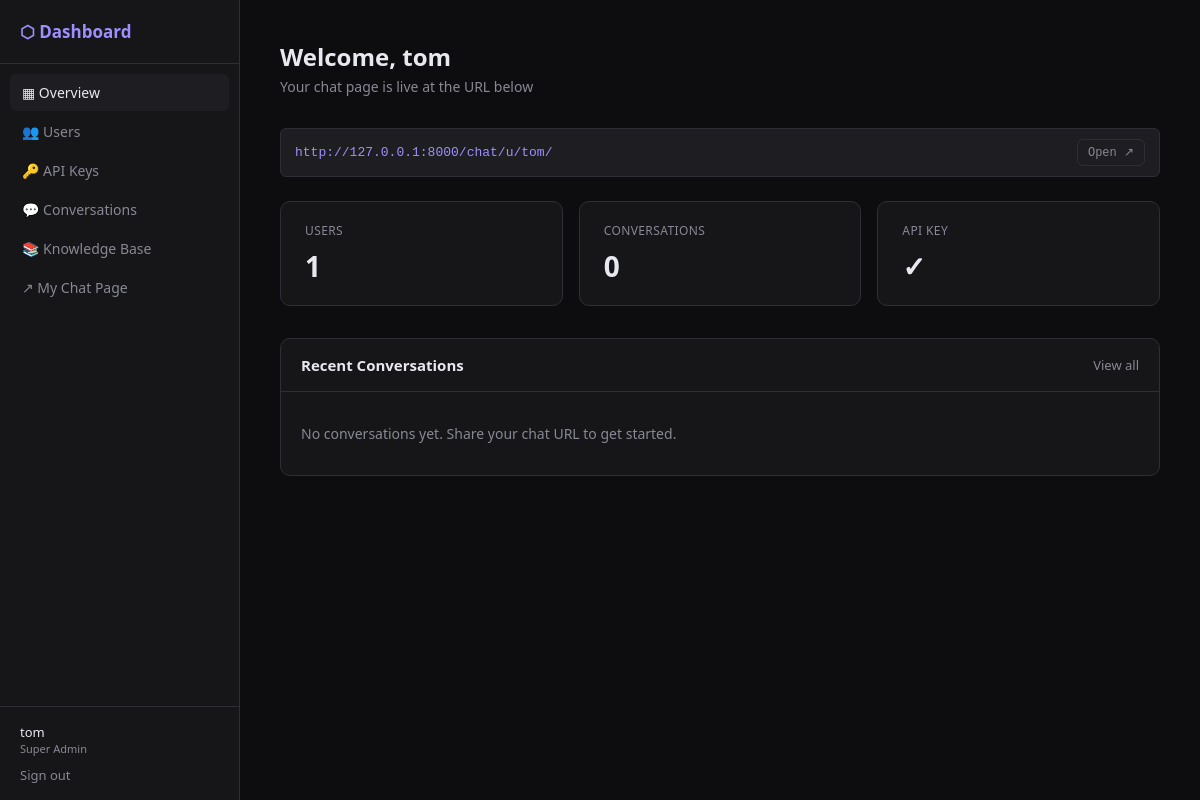
Page /dashboard/ (signed in) on the committed database.
### accounts/models.py (models this page shows, shortened)
class User(AbstractUser):
    class Tier(models.TextChoices):
        A = 'A', 'Super Admin'
        B = 'B', 'Provider'
        C = 'C', 'End User'
    tier   = models.CharField(max_length=1, choices=Tier.choices, default=Tier.C)
    parent = models.ForeignKey(
        'self', null=True, blank=True,
        on_delete=models.SET_NULL,
        related_name='children',
    )
    slug = models.SlugField(unique=True, blank=True)

### dashboard/views.py (the view)
# urls.py: path('', views.DashboardHomeView.as_view(), name='dashboard_home'),
class DashboardHomeView(BtierRequiredMixin, View):
    def get(self, request):
        user = request.user
        c_users = User.objects.filter(parent=user)
        conversations = Conversation.objects.filter(provider=user).order_by('-updated_at')[:5]
        api_configs = APIConfiguration.objects.filter(owner=user)
        return render(request, 'dashboard/home.html', {
            'c_users': c_users,
            'c_user_count': c_users.count(),
            'recent_conversations': conversations,
            'conv_count': Conversation.objects.filter(provider=user).count(),
            'api_configs': api_configs,
            'has_default_key': api_configs.filter(is_default=True, is_active=True).exists(),
        })

### dashboard/views.py (called while the page is built)
    def dispatch(self, request, *args, **kwargs):
        if not request.user.is_authenticated:
            return self.handle_no_permission()
        if request.user.tier not in [User.Tier.A, User.Tier.B]:
            return redirect('chat_home')
        return super().dispatch(request, *args, **kwargs)

### templates/dashboard/home.html (shortened to what this page needs)
{% extends "dashboard/base.html" %}
{% block dashboard_content %}
<div class="d-header">
  <h1>Welcome, {{ request.user.username }}</h1>
  <p>Your chat page is live at the URL below</p>
</div>
<div class="chat-url">
  <span>http://127.0.0.1:8000/chat/u/{{ request.user.slug }}/</span>
  <a href="/chat/u/{{ request.user.slug }}/" target="_blank" class="btn btn-ghost" style="font-size:12px;padding:5px 10px">Open ↗</a>
</div>
<div class="stats">
  <div class="stat-card">
    <div class="stat-label">Users</div>
    <div class="stat-value">{{ c_user_count }}</div>
  </div>
  <div class="stat-card">
    <div class="stat-label">Conversations</div>
    <div class="stat-value">{{ conv_count }}</div>
  </div>
  <div class="stat-card {% if not has_default_key %}warn{% endif %}">
    <div class="stat-label">API Key</div>
    <div class="stat-value">{% if has_default_key %}✓{% else %}✗{% endif %}</div>
  </div>
</div>
<div class="section">
  <div class="section-header">
    <h2>Recent Conversations</h2>
    <a href="{% url 'dashboard_conversations' %}" style="font-size:13px;color:var(--text-muted)">View all</a>
  </div>
  <div class="section-body">
    {% for conv in recent_conversations %}
    <a href="{% url 'dashboard_conversation_detail' conv.pk %}" style="text-decoration:none;color:inherit">
      <div class="row">
        <div>
          <div class="row-title">{{ conv.title }}</div>
          <div class="row-meta">{{ conv.updated_at|timesince }} ago · {{ conv.user.username|default:"anonymous" }}</div>
        </div>
        <span style="color:var(--text-dim);font-size:13px">→</span>
      </div>
    </a>
    {% empty %}
    <div class="empty">No conversations yet. Share your chat URL to get started.</div>
    {% endfor %}
  </div>
</div>
{% endblock %}

### templates/dashboard/base.html (shortened to what this page needs)
{% extends "base.html" %}
{% block body %}
<div class="d-layout">
  <aside class="d-sidebar">
    <div class="d-logo">⬡ Dashboard</div>
    <nav class="d-nav">
      <a href="{% url 'dashboard_home' %}"
         class="{% if request.resolver_match.url_name == 'dashboard_home' %}active{% endif %}">
        ▦ Overview
      </a>
      <a href="{% url 'dashboard_users' %}"
         class="{% if 'users' in request.resolver_match.url_name %}active{% endif %}">
        👥 Users
      </a>
      <a href="{% url 'dashboard_api_keys' %}"
         class="{% if 'api_key' in request.resolver_match.url_name %}active{% endif %}">
        🔑 API Keys
      </a>
      <a href="{% url 'dashboard_conversations' %}"
         class="{% if 'conversation' in request.resolver_match.url_name %}active{% endif %}">
        💬 Conversations
      </a>
      <a href="{% url 'rag_documents' %}"
         class="{% if 'rag' in request.resolver_match.url_name %}active{% endif %}">
        📚 Knowledge Base
      </a>
      <a href="/chat/u/{{ request.user.slug }}/" target="_blank">
        ↗ My Chat Page
      </a>
    </nav>
    <div class="d-footer">
      <div class="username">{{ request.user.username }}</div>
      <div class="tier">{{ request.user.get_tier_display }}</div>
      <form method="post" action="{% url 'logout' %}" style="margin:0">
        <button type="submit" class="logout-btn">Sign out</button>
      </form>
    </div>
  </aside>
  <main class="d-main">
    {% block dashboard_content %}{% endblock %}
  </main>
</div>
{% endblock %}

### templates/base.html (style rules this page uses)
*, *::before, *::after { box-sizing: border-box; margin: 0; padding: 0; }
:root { --bg: #0d0d0f; --surface: #161618; --surface2: #1e1e22; --border: #2e2e36; --text: #e8e8f0; --text-muted: #888896; --text-dim: #55555e; --accent: #7c6af7; --accent-light: #9d8fff; --accent-glow: rgba(124, 106, 247, 0.15); --green: #4ade80; --red: #f87171; --sidebar-w: 260px; --radius: 10px; --radius-sm: 6px; }
html, body { height: 100%; font-family: system-ui, sans-serif; background: var(--bg); color: var(--text); font-size: 15px; }
a { color: var(--accent-light); text-decoration: none; }
button, .btn { cursor: pointer; font-family: inherit; font-size: 14px; font-weight: 500; border: none; border-radius: var(--radius-sm); padding: 8px 16px; transition: all 0.2s; display: inline-flex; align-items: center; gap: 6px; }
.btn-ghost { background: transparent; color: var(--text-muted); border: 1px solid var(--border); }

### templates/dashboard/base.html (style rules this page uses)
html, body { overflow: auto; }
.d-layout { display: flex; min-height: 100vh; }
.d-sidebar { width: 240px; background: var(--surface); border-right: 1px solid var(--border); display: flex; flex-direction: column; flex-shrink: 0; position: sticky; top: 0; height: 100vh; }
.d-logo { padding: 20px; font-size: 17px; font-weight: 600; color: var(--accent-light); border-bottom: 1px solid var(--border); }
.d-nav { padding: 10px; flex: 1; }
.d-nav a { display: flex; align-items: center; gap: 10px; padding: 9px 12px; border-radius: var(--radius-sm); color: var(--text-muted); font-size: 14px; text-decoration: none; transition: all .15s; margin-bottom: 2px; }
.d-nav a:hover, .d-nav a.active { background: var(--surface2); color: var(--text); }
.d-footer { padding: 16px 20px; border-top: 1px solid var(--border); }
.d-footer .username { font-size: 13px; font-weight: 500; }
.d-footer .tier { font-size: 11px; color: var(--text-muted); margin-bottom: 8px; }
.d-footer .logout-btn { background: none; border: none; padding: 0; font-size: 13px; color: var(--text-muted); cursor: pointer; font-family: inherit; }
.d-main { flex: 1; padding: 40px; min-width: 0; }
.d-header { margin-bottom: 32px; }
.d-header h1 { font-size: 24px; font-weight: 600; }
.d-header p { color: var(--text-muted); font-size: 14px; margin-top: 4px; }

### templates/dashboard/home.html (style rules this page uses)
.stats { display: grid; grid-template-columns: repeat(3, 1fr); gap: 16px; margin-bottom: 32px; }
.stat-card { background: var(--surface); border: 1px solid var(--border); border-radius: var(--radius); padding: 20px 24px; }
.stat-label { font-size: 12px; color: var(--text-muted); font-weight: 500; text-transform: uppercase; letter-spacing: .4px; margin-bottom: 8px; }
.stat-value { font-size: 28px; font-weight: 600; }
.section { background: var(--surface); border: 1px solid var(--border); border-radius: var(--radius); margin-bottom: 20px; }
.section-header { padding: 16px 20px; border-bottom: 1px solid var(--border); display: flex; align-items: center; justify-content: space-between; }
.section-header h2 { font-size: 15px; font-weight: 600; }
.section-body { padding: 8px 0; }
.empty { padding: 24px 20px; color: var(--text-muted); font-size: 14px; }
.chat-url { background: var(--surface2); border: 1px solid var(--border); border-radius: var(--radius-sm); padding: 10px 14px; font-size: 13px; font-family: monospace; color: var(--accent-light); margin-bottom: 24px; display: flex; align-items: center; justify-content: space-between; }

### rows in the picture
User: user.username "tom", user.tier "Super Admin", user.slug "tom"

### other values in the picture
{{ c_user_count }} "1"
{{ conv_count }} "0"
